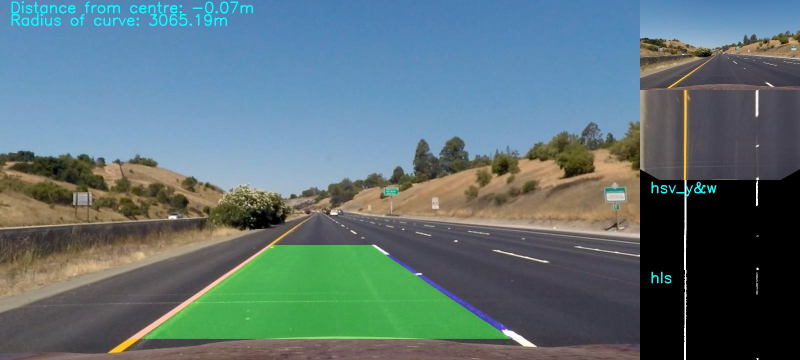
#> input picture test_str_lines1.jpg, 1600 x 720 px (shown at 1/2 size)
$ python -i util.py   (imports and definitions only)   (older library calls are emulated)
#> lines starting #> are read from the running program, lines starting #| are printed output that depends on the picture
import cv2
import numpy as np
import pickle
import numpy as np
import cv2
import matplotlib.pyplot as plt
import matplotlib.image as mpimg

# [14 lines left out: function plot_figure, not called in this run]

def abs_sobel_thresh(img, orient='x', sobel_kernel=3, thresh=(0, 255)):
    # Apply the following steps to img
    # 1) Convert to grayscale
    # 2) Take the derivative in x or y given orient = 'x' or 'y'
    # 3) Take the absolute value of the derivative or gradient
    # 4) Scale to 8-bit (0 - 255) then convert to type = np.uint8
    # 5) Create a mask of 1's where the scaled gradient magnitude
    # is > thresh_min and < thresh_max
    # 6) Return this mask as your binary_output image
    # binary_output = np.copy(img) # Remove this line
#> called with orient = 'x', sobel_kernel = 3, thresh = (0, 255)
    gray = cv2.cvtColor(img, cv2.COLOR_RGB2GRAY)
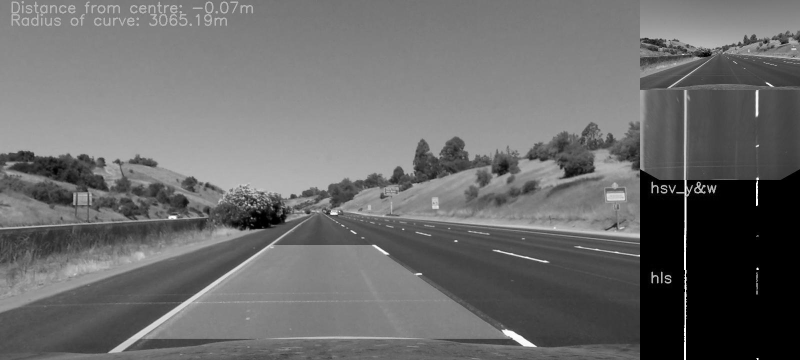
#> gray: shape (720, 1600) (shown at 1/2 size); min 0, max 255, mean 107.6
    if orient == 'x':
        sobel = cv2.Sobel(gray, cv2.CV_64F, 1, 0)
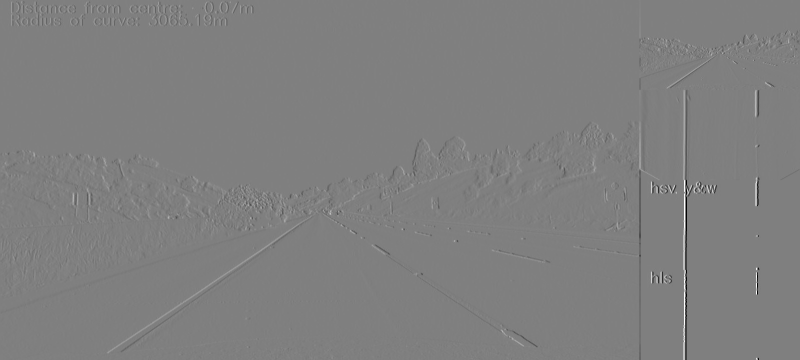
#> sobel: shape (720, 1600) float64 (shown at 1/2 size); min -1020, max 1020, mean -0.4; drawn with min black and max white
    else:
        sobel = cv2.Sobel(gray, cv2.CV_64F, 0, 1)
    # absolute value
    abs_sobel = np.absolute(sobel)
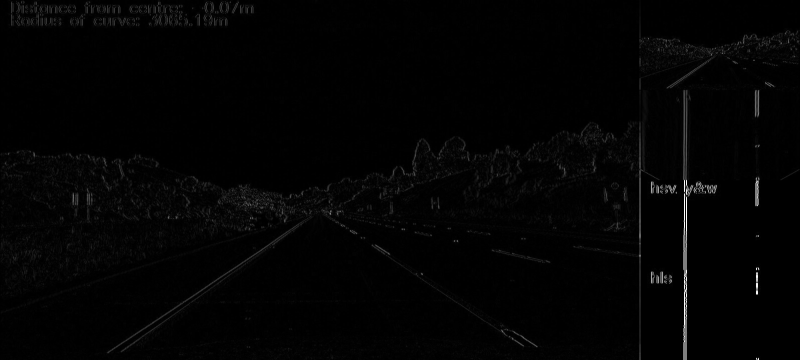
#> abs_sobel: shape (720, 1600) float64 (shown at 1/2 size); min 0, max 1020, mean 13.1; drawn with min black and max white
    # scale
    scaled_sobel = np.uint8(255 * abs_sobel / np.max(abs_sobel))

    # thresh_min = 20
    # thresh_max = 100
    thresh_min = thresh[0]
    thresh_max = thresh[1]

    sbinary = np.zeros_like(scaled_sobel)
    sbinary[(scaled_sobel >= thresh_min) & (scaled_sobel <= thresh_max)] = 1
    # plt.imshow(sxbinary, cmap='gray')
    binary_output = sbinary
    return binary_output

# [62 lines left out: functions mag_thresh, hls_select, pipeline, not called in this run]


# [12 lines of commented-out code are left out]

>>> import cv2
>>> picture = cv2.cvtColor(cv2.imread('test_str_lines1.jpg'), cv2.COLOR_BGR2RGB)
>>> result = abs_sobel_thresh(picture)
#> result: shape (720, 1600); every value is 1
